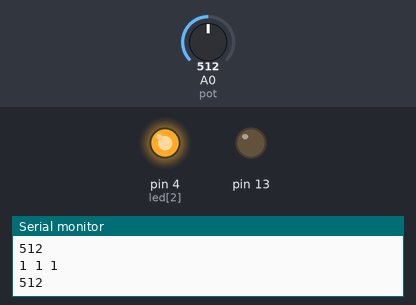
A sketch run on a simulated Arduino Uno, built with avr-gcc and run on an emulated ATmega328P. On the bench: output pins drawn as LEDs (lit = HIGH), the last lines printed to the serial monitor. The test bench sets the inputs (shaded band); at power-on: A0 (pot) = 512.

Above: at 1.2 s.
1.3 s: A0 (pot) set to 76
2.8 s: A0 (pot) set to 66
At 4.0 s:
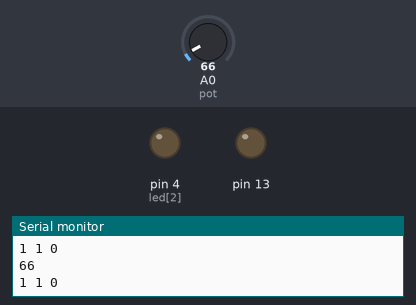
4.3 s: A0 (pot) set to 122
At 5.2 s:
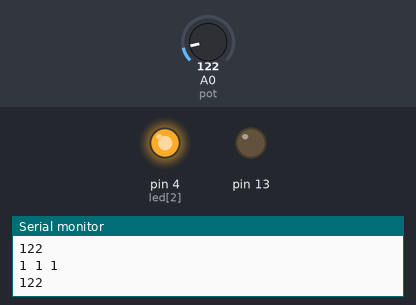
5.8 s: A0 (pot) set to 18
At 6.6 s:
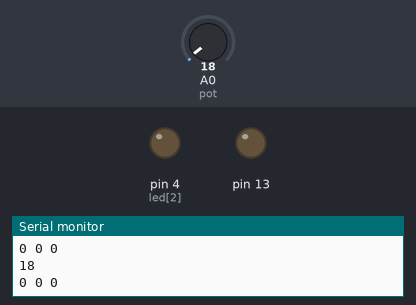
Timing chart, 0 to 8.3 s (numbered marks = the images above; inputs shaded):
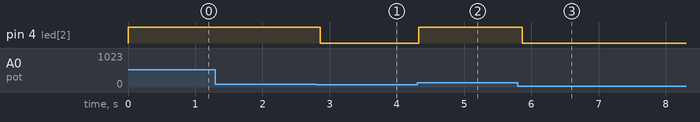

Measured:
- the behaviour switches between 72 and 71 on A0 (pot) (found by bisection; images 0 and 1)
- after the input at 2.8 s, pin 4 (led[2]): HIGH → LOW after 0.06 s
- after the input at 4.3 s, pin 4 (led[2]): LOW → HIGH at once
- after the input at 5.8 s, pin 4 (led[2]): HIGH → LOW after 0.06 s

The sketch:

dec_to_bin.ino
```cpp
const uint8_t led[] = {2, 3, 4};

const int pot = A0;

//reading from pot
int decimalReading = 0;

//max and min value of pot resistance with 330Ohm in parallel
const int maxPot = 0;
const int minPot = 28;
const int stepSize = 11;

//value between 0 and 7
uint8_t correspondingDecimal = 0;

const uint8_t smoothSize = 10;

const uint32_t c[7] = {minPot+stepSize*1,minPot+stepSize*2,minPot+stepSize*3,minPot+stepSize*4,minPot+stepSize*5,minPot+stepSize*6,minPot+stepSize*7};
int arr[3];
// 0|1|2|3|4|5|6|7

//function prototypes
int smoothening(int sample);


void setup() {
  // initialize serial communication at 9600 bits per second:
  Serial.begin(9600);
  // declare LEDs for output
  for (int i = 2; i <= 4; i++) pinMode(led[i], OUTPUT);
  pinMode(13, OUTPUT);
  //do not need to declare analog read
}

void loop() {
decimalReading = analogRead(pot);
decimalReading = smoothening(decimalReading);
Serial.println(decimalReading);

//boundaries must be adjusted manually in case on non-linearity
//haven't tested for linearity at this time
delay(2);
chooseLED(decimalReading);
Serial.println(String(arr[0])+" "+String(arr[1])+" "+String(arr[2]));
ledWrite(arr);
}

int smoothening(int sample) {
  static uint32_t values[smoothSize];
  uint32_t sum = 0;
  for (int i = 0; i<smoothSize-1; i++) values[i] = values[i+1];

  values[smoothSize-1] = sample;
  for (int i = 0; i<smoothSize; i++) sum += values[i];
  return sum/smoothSize;
}

void chooseLED(int dec) {
    if(dec < c[0]) {
      arr[0] = 0;
      arr[1] = 0;
      arr[2] = 0;
    }
    else if(dec < c[1]) {
      arr[0] = 1;
      arr[1] = 0;
      arr[2] = 0;
    }
    else if(dec < c[2]) {
      arr[0] = 0;
      arr[1] = 1;
      arr[2] = 0;
    }
    else if(dec < c[3]) {
      arr[0] = 1;
      arr[1] = 1;
      arr[2] = 0;
    }
    else if(dec < c[4]) {
      arr[0] = 0;
      arr[1] = 0;
      arr[2] = 1;
    }
    else if(dec < c[5]) {
      arr[0] = 1;
      arr[1] = 0;
      arr[2] = 1;
    }
    else if(dec < c[6]) {
      arr[0] = 0;
      arr[1] = 1;
      arr[2] = 1;
    }
    else {
      arr[0] = 1;
      arr[1] = 1;
      arr[2] = 1;
    }
  return;
}

void ledWrite(int led[3]) {
  for (int i = 2; i <= 4; i++) digitalWrite(i, led[i-2]);
}
```
